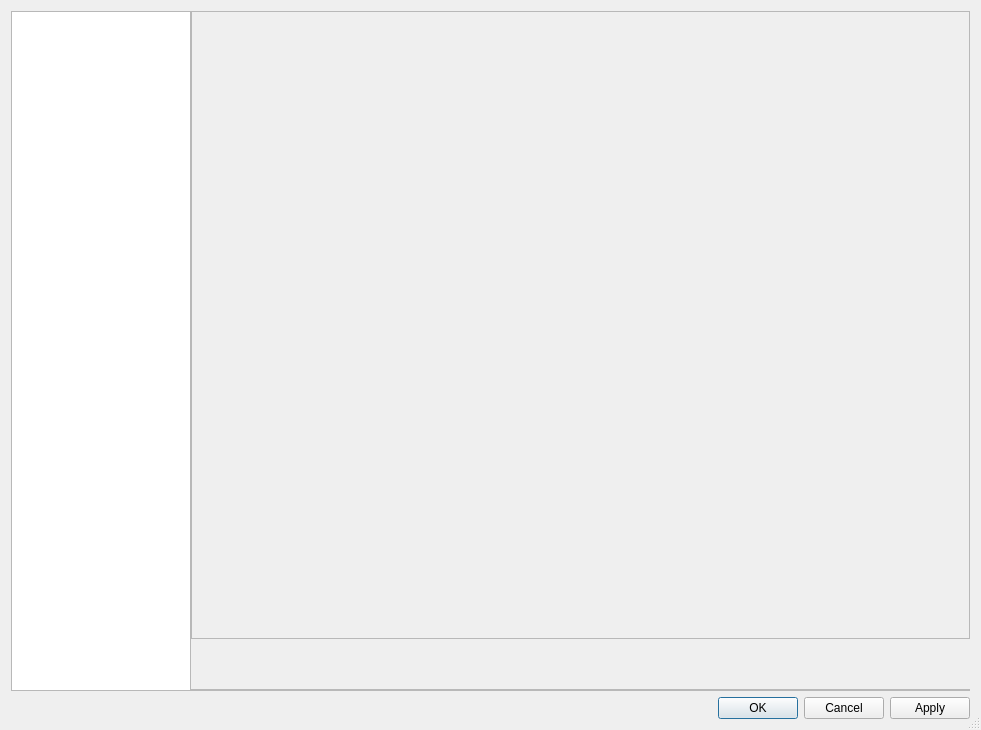
<?xml version="1.0" encoding="UTF-8"?>
<ui version="4.0">
 <class>SettingsWindow</class>
 <widget class="QDialog" name="SettingsWindow">
  <property name="geometry">
   <rect>
    <x>0</x>
    <y>0</y>
    <width>981</width>
    <height>730</height>
   </rect>
  </property>
  <property name="sizePolicy">
   <sizepolicy hsizetype="Expanding" vsizetype="Expanding">
    <horstretch>0</horstretch>
    <verstretch>0</verstretch>
   </sizepolicy>
  </property>
  <property name="minimumSize">
   <size>
    <width>700</width>
    <height>512</height>
   </size>
  </property>
  <property name="windowTitle">
   <string>Settings 2: Electric Boogaloo</string>
  </property>
  <property name="sizeGripEnabled">
   <bool>true</bool>
  </property>
  <layout class="QVBoxLayout" name="verticalLayout">
   <item>
    <layout class="QHBoxLayout" name="horizontalLayout">
     <property name="spacing">
      <number>0</number>
     </property>
     <item>
      <widget class="QListWidget" name="listWidget">
       <property name="sizePolicy">
        <sizepolicy hsizetype="Minimum" vsizetype="Expanding">
         <horstretch>0</horstretch>
         <verstretch>0</verstretch>
        </sizepolicy>
       </property>
       <property name="maximumSize">
        <size>
         <width>180</width>
         <height>16777215</height>
        </size>
       </property>
       <property name="iconSize">
        <size>
         <width>16</width>
         <height>16</height>
        </size>
       </property>
       <property name="spacing">
        <number>1</number>
       </property>
       <property name="currentRow">
        <number>-1</number>
       </property>
      </widget>
     </item>
     <item>
      <widget class="QWidget" name="rightPane" native="true">
       <property name="sizePolicy">
        <sizepolicy hsizetype="Preferred" vsizetype="Ignored">
         <horstretch>0</horstretch>
         <verstretch>0</verstretch>
        </sizepolicy>
       </property>
       <layout class="QVBoxLayout" name="verticalLayout_3">
        <property name="spacing">
         <number>50</number>
        </property>
        <property name="leftMargin">
         <number>0</number>
        </property>
        <property name="topMargin">
         <number>0</number>
        </property>
        <property name="rightMargin">
         <number>0</number>
        </property>
        <property name="bottomMargin">
         <number>0</number>
        </property>
        <item>
         <widget class="QStackedWidget" name="settingsPageContainer">
          <property name="sizePolicy">
           <sizepolicy hsizetype="Preferred" vsizetype="MinimumExpanding">
            <horstretch>0</horstretch>
            <verstretch>0</verstretch>
           </sizepolicy>
          </property>
          <property name="frameShape">
           <enum>QFrame::Shape::StyledPanel</enum>
          </property>
          <property name="frameShadow">
           <enum>QFrame::Shadow::Raised</enum>
          </property>
         </widget>
        </item>
        <item>
         <widget class="QFrame" name="settingsNotices">
          <property name="frameShape">
           <enum>QFrame::Shape::StyledPanel</enum>
          </property>
          <property name="frameShadow">
           <enum>QFrame::Shadow::Raised</enum>
          </property>
          <layout class="QVBoxLayout" name="verticalLayout_5">
           <property name="leftMargin">
            <number>0</number>
           </property>
           <property name="topMargin">
            <number>0</number>
           </property>
           <property name="rightMargin">
            <number>0</number>
           </property>
           <property name="bottomMargin">
            <number>0</number>
           </property>
          </layout>
         </widget>
        </item>
       </layout>
      </widget>
     </item>
    </layout>
   </item>
   <item>
    <widget class="QDialogButtonBox" name="buttonBox">
     <property name="standardButtons">
      <set>QDialogButtonBox::StandardButton::Apply|QDialogButtonBox::StandardButton::Cancel|QDialogButtonBox::StandardButton::Ok</set>
     </property>
    </widget>
   </item>
  </layout>
 </widget>
 <tabstops>
  <tabstop>listWidget</tabstop>
 </tabstops>
 <resources>
  <include location="obs.qrc"/>
 </resources>
 <connections/>
</ui>
